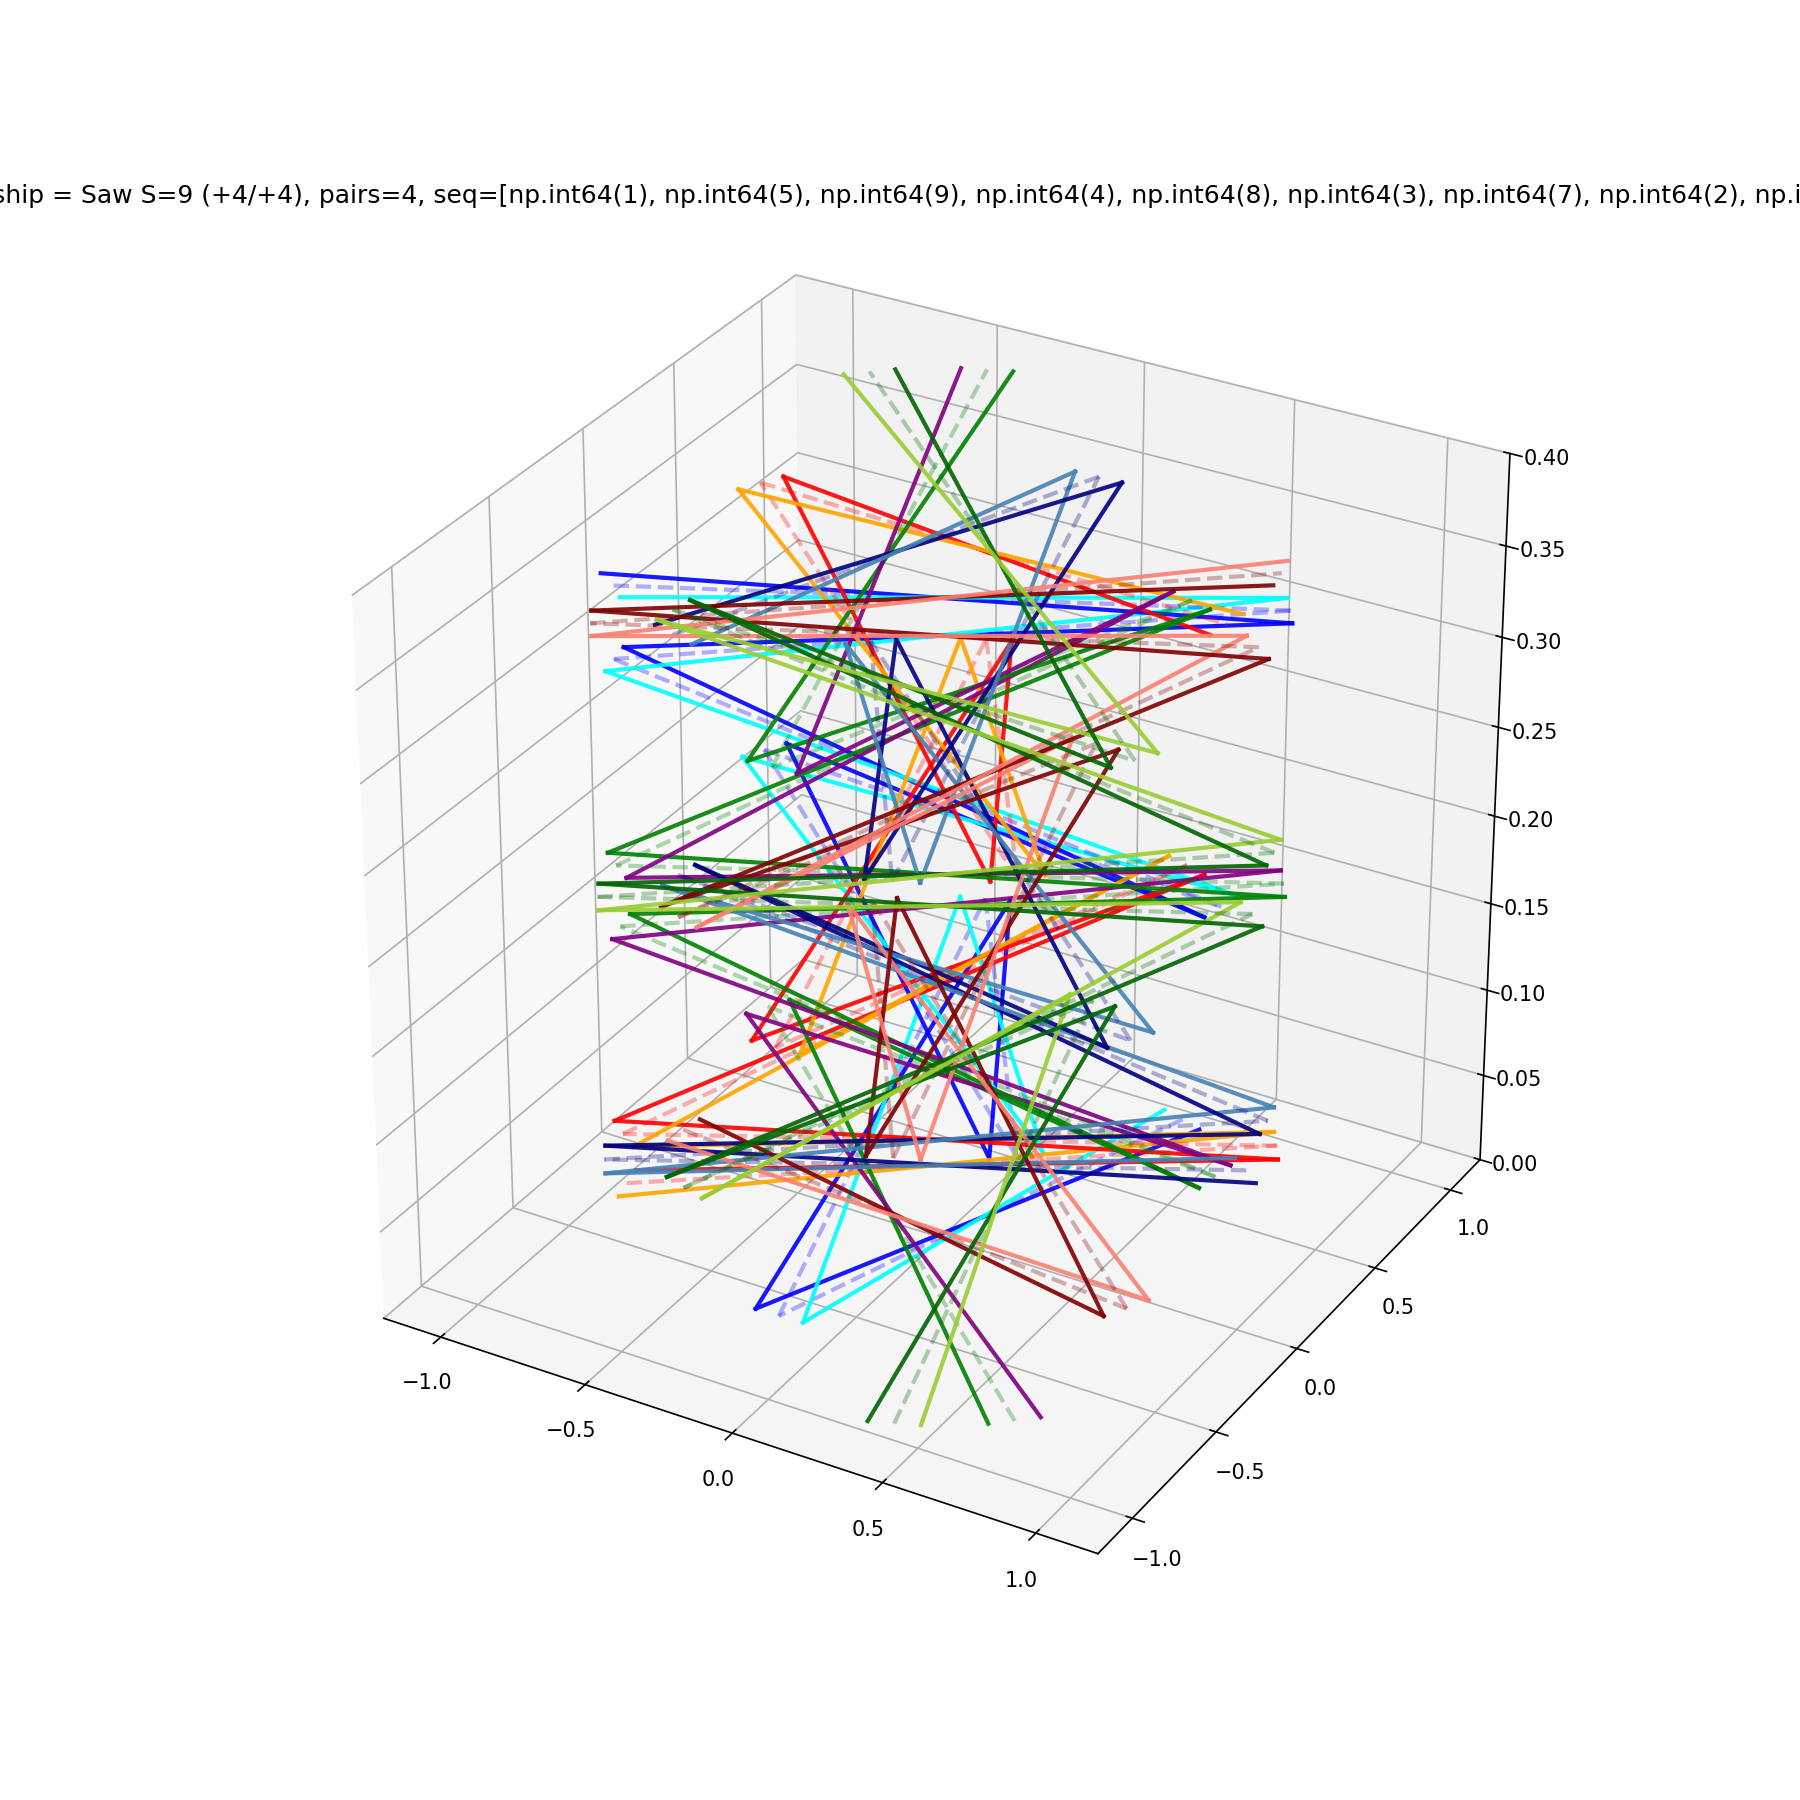

Generate this figure with Python:
# Starship coil = SawShape on S=9 (+4/+4), mapped to 27-gon, 6 phases

import numpy as np
import matplotlib
matplotlib.use('TkAgg')
import matplotlib.pyplot as plt
from mpl_toolkits.mplot3d import Axes3D

STARSHIP_S = 9
STARSHIP_STEP_FWD = 4
STARSHIP_STEP_BWD = 4
n_pairs = 4  # incremental pairs like SawShape (1→[1,5,9], 4→[1,5,9,4,8,3,7,2,6])

rotation_angle = (2 * np.pi / 27) / 3
COIL_ANGLES = (
    np.linspace(0, 2 * np.pi, 28)[:-1] - np.pi * 1.5 + (2 * np.pi / 27)
)[::-1] + rotation_angle
SEGMENT_SHIFT = (2 * np.pi / 27) / 3
layer_spacing = 0.4


def alternating_skip_indices(S, step_fwd, step_bwd, n_pairs, start=1):
    idx = start
    seq = [idx]
    for k in range(2 * n_pairs):
        if k % 2 == 0:
            idx = (idx + step_fwd - 1) % S + 1
        else:
            idx = (idx + step_bwd - 1) % S + 1
        seq.append(idx)
    return np.array(seq, dtype=int)


def saw_to_27(saw_seq, phase_offset_27):
    return np.array([
        ((int(s) * 3 - phase_offset_27 - 1) % 27) + 1 for s in saw_seq
    ], dtype=int)


saw_seq = alternating_skip_indices(STARSHIP_S, STARSHIP_STEP_FWD, STARSHIP_STEP_BWD, n_pairs)
NUM_STEPS = len(saw_seq) - 1
z_per_step = layer_spacing / max(NUM_STEPS, 1)

PHASES = [
    (0,  0.0,    False, ('blue', '-', 0.9), ('blue', '--', 0.3), ('cyan', '-', 0.9)),
    (9,  0.0,    False, ('red', '-', 0.9), ('red', '--', 0.3), ('orange', '-', 0.9)),
    (18, 0.0,    False, ('green', '-', 0.9), ('green', '--', 0.3), ('purple', '-', 0.9)),
    (0,  np.pi,  True,  ('navy', '-', 0.9), ('navy', '--', 0.3), ('steelblue', '-', 0.9)),
    (9,  np.pi,  True,  ('maroon', '-', 0.9), ('maroon', '--', 0.3), ('salmon', '-', 0.9)),
    (18, np.pi,  True,  ('darkgreen', '-', 0.9), ('darkgreen', '--', 0.3), ('yellowgreen', '-', 0.9)),
]


def draw_wire_step(seq_27, segment, phase_angle, step_i, z_start, z_end, color, style, alpha):
    num = int(seq_27[step_i])
    next_num = int(seq_27[step_i + 1])
    seg = SEGMENT_SHIFT * (segment - 1)
    angle_start = COIL_ANGLES[num - 1] + seg + phase_angle
    angle_end = COIL_ANGLES[next_num - 1] + seg + phase_angle
    ax.plot(
        [np.cos(angle_start), np.cos(angle_end)],
        [np.sin(angle_start), np.sin(angle_end)],
        [z_start, z_end],
        color=color, linestyle=style, linewidth=2, alpha=alpha,
    )


fig = plt.figure(figsize=(12, 12))
ax = fig.add_subplot(111, projection='3d')

for off27, phase_angle, reverse, fwd_s, neu_s, bwd_s in PHASES:
    path = saw_seq[::-1] if reverse else saw_seq
    seq_27 = saw_to_27(path, off27)
    for step_i in range(NUM_STEPS):
        z0 = step_i * z_per_step
        z1 = (step_i + 1) * z_per_step
        draw_wire_step(seq_27, 1, phase_angle, step_i, z0, z1, *fwd_s)
        draw_wire_step(seq_27, 2, phase_angle, step_i, z0, z1, *neu_s)
        draw_wire_step(seq_27, 3, phase_angle, step_i, z0, z1, *bwd_s)

ax.set_title(
    f"Starship = Saw S={STARSHIP_S} (+{STARSHIP_STEP_FWD}/+{STARSHIP_STEP_BWD}), "
    f"pairs={n_pairs}, seq={list(saw_seq)}"
)
ax.set_xlim(-1.2, 1.2); ax.set_ylim(-1.2, 1.2); ax.set_zlim(0, layer_spacing)
ax.set_box_aspect([1, 1, 1])

import os
script_name = os.path.splitext(os.path.basename(__file__))[0]
plt.savefig(f"{script_name}.png", dpi=150)
plt.tight_layout()
plt.show()
